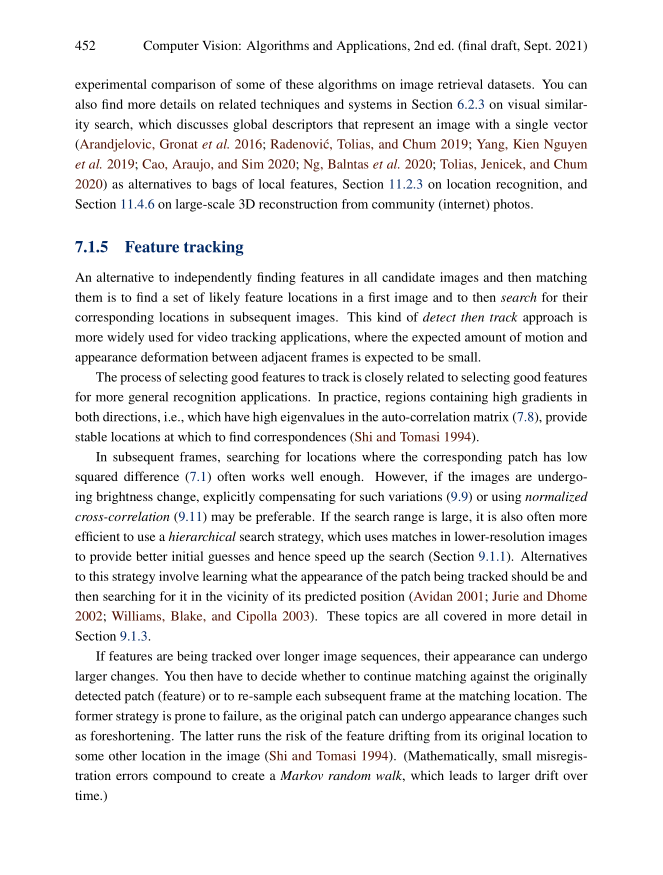
#> input picture assignment_4/reference_img.png, 1325 x 1750 px, found by its file name (shown at 1/2 size); the run also reads 1 picture not shown here
$ python Main.py
#> lines starting #> are read from the running program, lines starting #| are printed output that depends on the picture; after the words box and inside, x2 and y2 are one past the last pixel; in counts of white or black regions, pixels touching at a corner belong together; pictures that were not available may be replaced by others from this repository, and a replacement may not be noted
#> further down, reference_img is the input picture: shape (1750, 1325, 3); mean B, G, R 239, 239, 239.3
import cv2
import numpy as np
import os

# ===============================
# Paths
# ===============================
base_path = r"C:\Users\erlin\Skole_hostsemester_2025\IKT213_Abrahamsen\assignment_4"

reference_path = os.path.join(base_path, "reference_img.png")
align_path = os.path.join(base_path, "align_this.jpg")

harris_output = os.path.join(base_path, "harris.png")
matches_output = os.path.join(base_path, "matches.jpg")
aligned_output = os.path.join(base_path, "aligned.jpg")


# ===============================
# 1. Harris Corner Detection
# ===============================
def detect_harris(reference_img, save_path):
    gray = cv2.cvtColor(reference_img, cv2.COLOR_BGR2GRAY)
    gray = np.float32(gray)

    dst = cv2.cornerHarris(gray, 2, 3, 0.04)
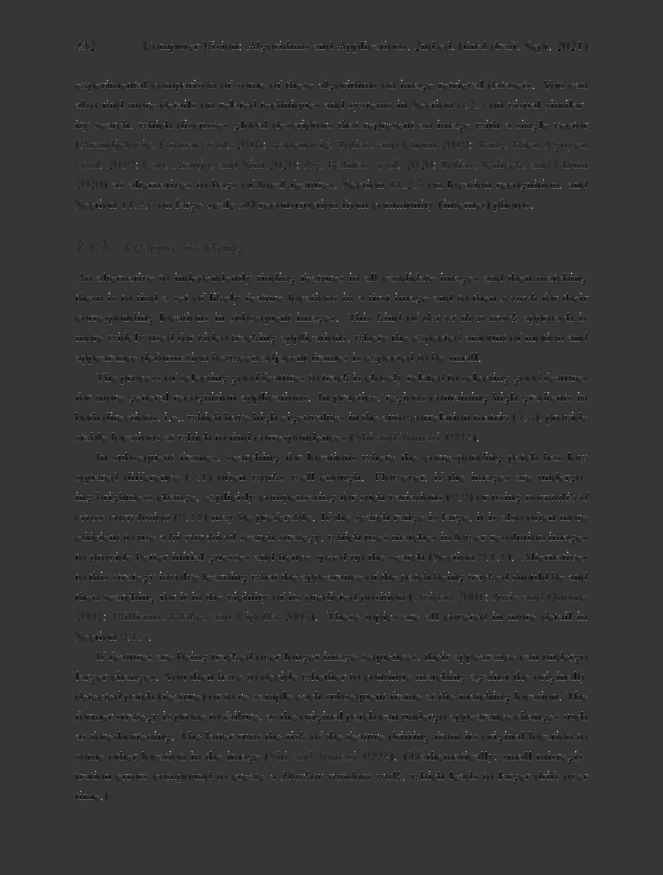
#> dst: shape (1750, 1325) float32 (shown at 1/2 size); min -169130016, max 626358080, mean -693848.5; drawn with min black and max white
    dst = cv2.dilate(dst, None)
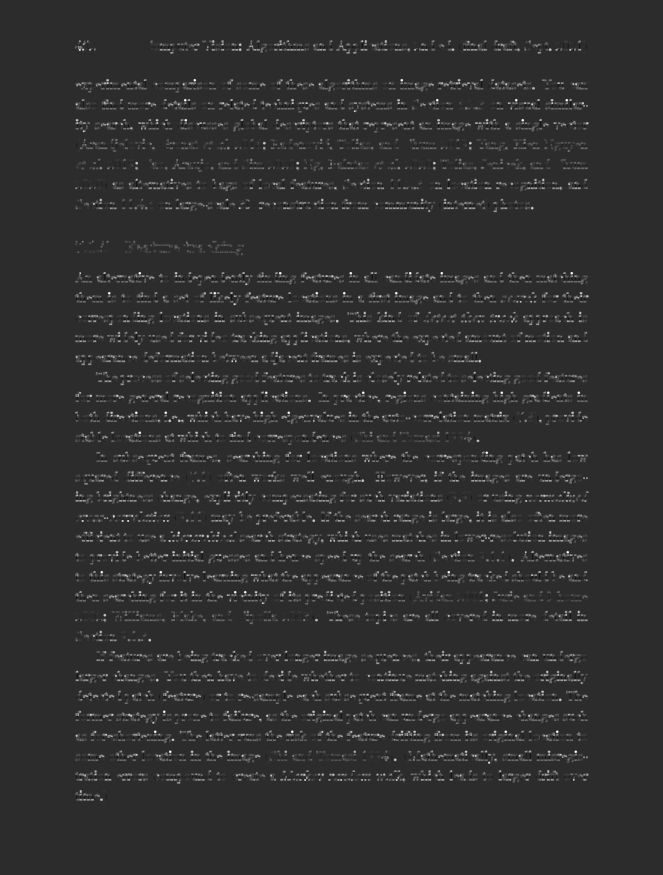
#> dst: shape (1750, 1325) float32 (shown at 1/2 size); min -133245432, max 626358080, mean 13662598; drawn with min black and max white

    corner_img = reference_img.copy()
    threshold = 0.1 * dst.max()
#> threshold = 62635808
    corners = np.where(dst > threshold)
#> corners = 169378 positions, rows 80 to 1601, columns 150 to 1176
    corner_img[corners] = [0, 0, 255]
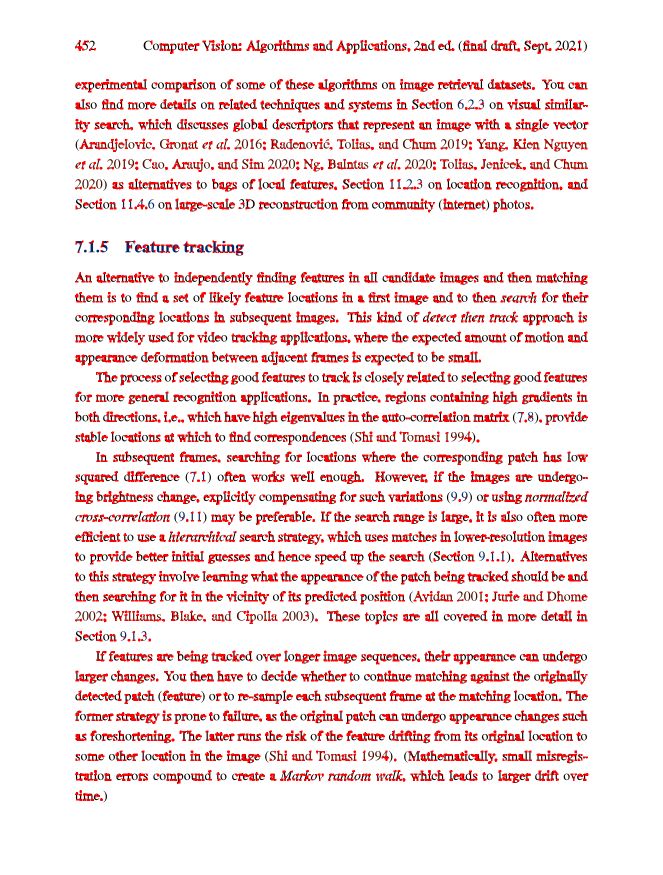
#> corner_img: shape (1750, 1325, 3) (shown at 1/2 size); 7.3% of pixels changed, all inside (x1, y1, x2, y2) = (150, 80, 1177, 1602)

    cv2.imwrite(save_path, corner_img)
    print(f"[INFO] Harris corners saved to {save_path}")


# ===============================
# 2. SIFT Alignment + Matches
# ===============================
def align_images_sift_custom(img_to_align, ref_img, max_features=5000, good_match_percent=0.7,
                             save_matches_path=matches_output, save_aligned_path=aligned_output):

#> called with max_features = 5000, good_match_percent = 0.7
    gray_ref = cv2.cvtColor(ref_img, cv2.COLOR_BGR2GRAY)
    gray_align = cv2.cvtColor(img_to_align, cv2.COLOR_BGR2GRAY)

    sift = cv2.SIFT_create(nfeatures=max_features)
    kp_ref, des_ref = sift.detectAndCompute(gray_ref, None)
#> kp_ref = 5000 keypoints; strongest (x, y, size): (868, 326, 1.8), (940, 286, 1.8), (528, 286, 1.8), (209, 1230, 1.8)
    kp_align, des_align = sift.detectAndCompute(gray_align, None)
#> kp_align has the same summary as kp_ref

    flann = cv2.FlannBasedMatcher(dict(algorithm=1, trees=5), dict(checks=50))
    matches = flann.knnMatch(des_ref, des_align, k=2)
#> matches = 5000 matches

    # Lowe's ratio test
    good_matches = [m1 for m1, m2 in matches if m1.distance < good_match_percent * m2.distance]
#> good_matches = 2976 matches

    # Draw matches
    match_img = cv2.drawMatches(ref_img, kp_ref, img_to_align, kp_align, good_matches, None, flags=2)
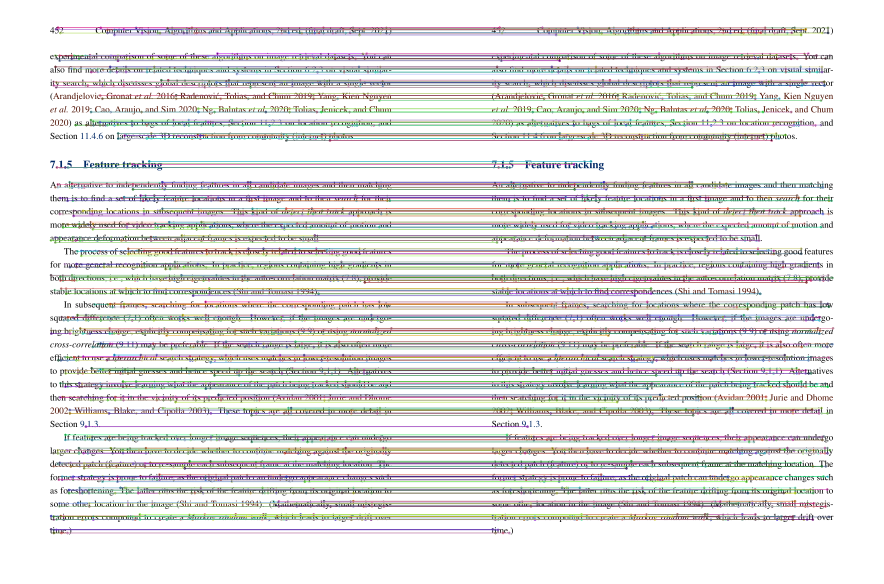
#> match_img: shape (1750, 2650, 3) (shown at 1/3 size); mean B, G, R 224.8, 225.8, 226.5
    cv2.imwrite(save_matches_path, match_img)
    print(f"[INFO] Matches saved to {save_matches_path}")

    if len(good_matches) < 4:
        print("[WARN] Not enough matches for homography")
        return

    # Homography
    src_pts = np.float32([kp_ref[m.queryIdx].pt for m in good_matches]).reshape(-1, 1, 2)
#> src_pts = 2976 rows, first 8: [1173.7, 984.5], [931.4, 1509.5], [1173.7, 984.5], [931.3, 168], [931.3, 168], [930.6, 415.4], [930.6, 415.4], [930.6, 415.4]
    dst_pts = np.float32([kp_align[m.trainIdx].pt for m in good_matches]).reshape(-1, 1, 2)
#> dst_pts has the same summary as src_pts

    H, _ = cv2.findHomography(dst_pts, src_pts, cv2.RANSAC, 5.0)
#> H = [[1, 7.81e-16, 4.22e-13], [7.33e-16, 1, 9.35e-13], [8.54e-19, 1.16e-18, 1]]
    if H is None:
        print("[ERROR] Homography could not be computed")
        return

    h, w, _ = ref_img.shape
#> h = 1750; w = 1325
    aligned_img = cv2.warpPerspective(img_to_align, H, (w, h))
    cv2.imwrite(save_aligned_path, aligned_img)
    print(f"[INFO] Aligned image saved to {save_aligned_path}")


# ===============================
# 3. Main Execution
# ===============================
if __name__ == "__main__":

    reference_img = cv2.imread(reference_path)
    img_to_align = cv2.imread(align_path)

    if reference_img is None or img_to_align is None:
        print("[ERROR] Could not load images. Check paths and file integrity.")
    else:
        # Harris corners
        detect_harris(reference_img, harris_output)

        # SIFT alignment + matches
        align_images_sift_custom(img_to_align, reference_img, max_features=5000)
